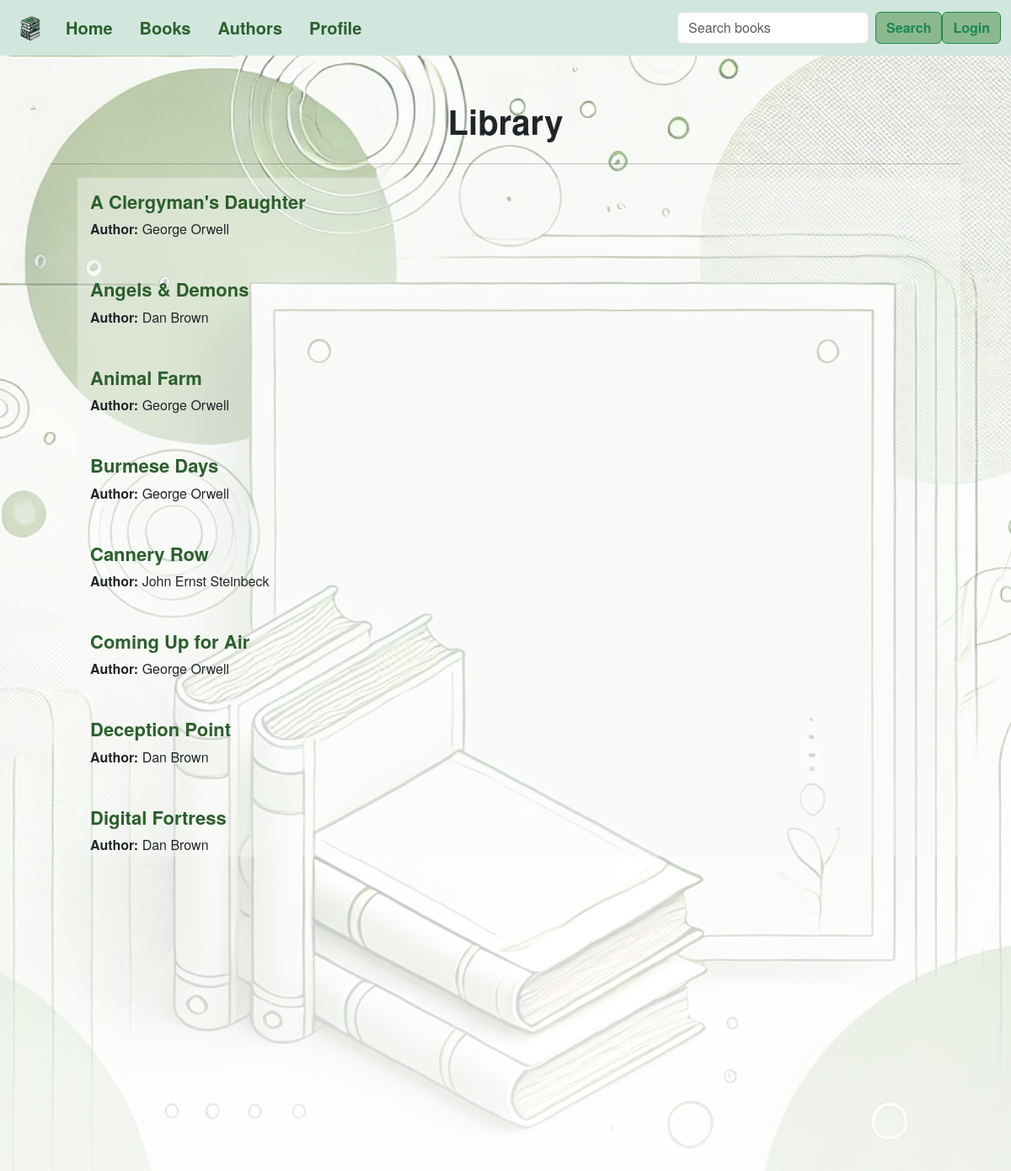
The page /books/ on the database its author committed.
### book_check/models.py (models this page shows, shortened)
class Book(models.Model):
    title = models.CharField(max_length=200, verbose_name='Book name', db_index=True,)
    author = models.ForeignKey(Author, related_name='books', verbose_name='Author', on_delete=models.CASCADE)
    published_date = models.CharField(max_length=30, verbose_name='Originally published',)
    GENRES_TYPES = (
        (1, 'Classics'),
        (2, 'Action and Adventure'),
        (3, 'Fantasy'),
        (4, 'Horror'),
        (5, 'Novel'),
        (6, 'Historical Fiction'),
        (7, 'Dystopian'),
        (8, 'Detective and Mystery')
    )
    genres = models.IntegerField(verbose_name='Genres', choices=GENRES_TYPES,)
    description = models.TextField(verbose_name='Book description')
    cover_image = models.ImageField(upload_to='book_covers/', null=True, blank=True)

class Author(models.Model):
    name = models.CharField(max_length=255)
    biography = models.TextField(blank=True)
    date_of_birth = models.DateField(null=True, blank=True)
    date_of_death = models.DateField(null=True, blank=True)
    def __str__(self):
        return self.name

### book_check/views/books.py (the view)
# urls.py: path('books/', views.book_list, name='book-list'),
def book_list(request):
    book_list = Book.objects.all().order_by('title')
    paginator = Paginator(book_list, 8)
    page = request.GET.get('page')
    page_obj = paginator.get_page(page)
    return TemplateResponse(request, 'book_list.html', {
        "page_obj": page_obj
    })

### templates/book_list.html (shortened to what this page needs)
<!DOCTYPE html>
{% extends 'base.html' %}
{% load static %}
{% block content %}
    <h1 class="text-center">Library</h1>
    <hr>
    <ul id="book-list" class="booklist-group">
        {% for book_obj in page_obj %}
            <li class="booklist-group-item">
                <h5><a href="{% url 'book-detail' book_obj.pk %}" class="book-link">{{ book_obj.title }}</a></h5>
                <p><strong>Author:</strong> {{ book_obj.author }}</p>
            </li>
        {% empty %}
            <li class="list-group-item">No books available in the library.</li>
        {% endfor %}
    </ul>
    {% if page_obj.has_other_pages %}
        <nav aria-label="Page navigation" class="my-5">
          <ul class="pagination justify-content-center">
            {% for i in page_obj.paginator.page_range %}
                {% if page_obj.number == i %}
                    <li class="page-item active">
                        <span class="page-link">{{ i }}</span>
                    </li>
                {% else %}
                  <li class="page-item">
                    <a class="page-link" href="?page={{ i }}">{{ i }}</a>
                  </li>
                {% endif %}
            {% endfor %}
            {% if page_obj.has_next %}
              <li class="page-item">
                <a class="page-link" href="?page={{ page_obj.next_page_number }}">
                  Next
                </a>
              </li>
              <li class="page-item">
                <a class="page-link" href="?page={{ page_obj.paginator.num_pages }}">
                  Last
                </a>
              </li>
            {% endif %}
          </ul>
        </nav>
    {% endif %}
    <a href="{% url 'home' %}" class="btn btn-secondary mt-3">Back to Home</a>
{% endblock %}

### static/style.css (style rules this page uses)
html, body { height: 100%; margin: 0; padding: 0; font-family: "Helvetica Neue", Helvetica, Arial, sans-serif; }
body { padding-top: 50px; background-image: linear-gradient(rgba(255, 255, 255, 0.4), rgba(255, 255, 255, 0.9)), url('/static/img/index.jpg'); background-size: cover; background-position: center; background-repeat: no-repeat; background-attachment: fixed; filter: contrast(100%); }
.btn { background-color: #8cb88e; font-weight: bolder; }
h1, h2, h3 { padding: 10px; text-align: center; font-weight: bold; }
#book-list .booklist-group-item, .container-singleBook { background-color: rgba(247, 249, 247, 0.4);; color: #212529; padding: 15px; list-style-type: none }
a.book-link { font-size: 22px; font-weight: bold; color: #2C5F2D; text-decoration: none; }
span { font-size: 18px; font-style: italic; }

### rows shown on the page
Book: title "A Clergyman's Daughter", author "George Orwell"
Book: title "Angels & Demons", author "Dan Brown"
Book: title "Animal Farm", author "George Orwell"
Book: title "Burmese Days", author "George Orwell"
Book: title "Cannery Row", author "John Ernst Steinbeck"
Book: title "Coming Up for Air", author "George Orwell"
Book: title "Deception Point", author "Dan Brown"
Book: title "Digital Fortress", author "Dan Brown"

### other values the page prints
{{ i }} "3" "4"
